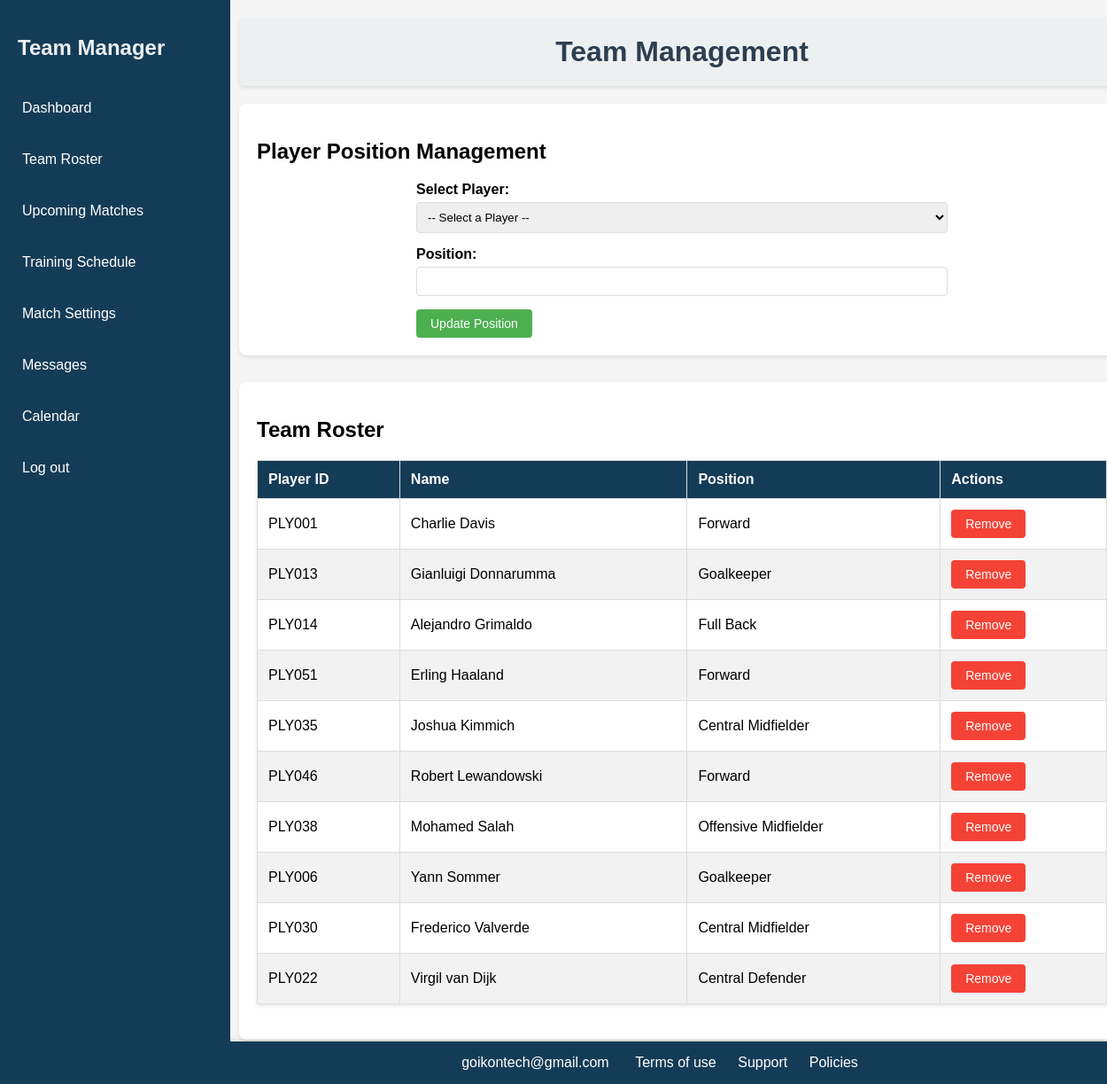
The app's page /TeamManager/TeamRoster.php (signed in) with its own data.
### tables this page shows
CREATE TABLE Player (
    Player_ID TEXT PRIMARY KEY, 
    Team_ID INT NOT NULL,
    Position TEXT NOT NULL,
    Rating DOUBLE NOT NULL,
    FOREIGN KEY (Player_ID) REFERENCES Users(User_ID),
    FOREIGN KEY (Team_ID) REFERENCES Team(Team_ID)
);

CREATE TABLE "Users" (
	"User_ID"	TEXT,
	"First_name"	TEXT NOT NULL,
	"Last_name"	TEXT NOT NULL,
	"Dob"	DATE NOT NULL,
	"Email_Address"	TEXT NOT NULL UNIQUE,
	"TelNo"	TEXT NOT NULL,
	"Role"	TEXT NOT NULL,
	"Gender"	TEXT NOT NULL,
	"Password"	TEXT NOT NULL,
	PRIMARY KEY("User_ID")
);

### TeamManager/TeamRoster.php (the view, shortened to what this page needs)
<?php
$manager_id = $_SESSION['user_id'] ?? '';
$database = new SQLite3('../fb_managment_system.db');
$team_id = $database->querySingle("SELECT Team_ID FROM Team WHERE Manager_ID = '".SQLite3::escapeString($manager_id)."'");
$players = [];
if ($team_id) {
    $query = $database->prepare("
        SELECT p.Player_ID, u.First_name, u.Last_name, p.Position
        FROM Player p
        JOIN Users u ON p.Player_ID = u.User_ID
        WHERE p.Team_ID = :team_id
        ORDER BY u.Last_name, u.First_name
    ");
    $query->bindValue(':team_id', $team_id, SQLITE3_TEXT);
    $result = $query->execute();
    while ($row = $result->fetchArray(SQLITE3_ASSOC)) {
        $players[] = $row;
    }
}
$currentPosition = '';
?>
<!DOCTYPE html>
<html lang="en">
<head>
    <link rel="stylesheet" href="../styles/style.css">
</head>
<body>
    <?php include 'sidebar.php'; ?>
    <div class="content">
        <header>
            <h1>Team Management</h1>
        </header>
        <main>
            <div class="management-section">
                <h2>Player Position Management</h2>
                <div class="form-container">
                    <form method="POST" action="">
                        <div class="form-group">
                            <label for="player">Select Player:</label>
                            <select name="playerID" id="player" required>
                                <option value="">-- Select a Player --</option>
                            </select>
                        </div>
                        <div class="form-group">
                            <label for="position">Position:</label>
                            <input type="text" name="position" id="position"
                                   value="<?= htmlspecialchars($currentPosition) ?>"
                                   required>
                        </div>
                        <button type="submit" name="update" class="update-btn">Update Position</button>
                    </form>
                </div>
            </div>
            <div class="management-section">
                <h2>Team Roster</h2>
                <?php if (empty($players)): ?>
                    <div class="no-players">
                        <p>No players currently on your team roster.</p>
                    </div>
                <?php else: ?>
                    <table class="roster-table">
                        <thead>
                            <tr>
                                <th>Player ID</th>
                                <th>Name</th>
                                <th>Position</th>
                                <th>Actions</th>
                            </tr>
                        </thead>
                        <tbody>
                            <?php foreach ($players as $player): ?>
                            <tr>
                                <td><?= htmlspecialchars($player['Player_ID']) ?></td>
                                <td><?= htmlspecialchars($player['First_name'].' '.$player['Last_name']) ?></td>
                                <td><?= htmlspecialchars($player['Position']) ?></td>
                                <td>
                                    <form method="post" style="display:inline;">
                                        <button type="submit" name="remove_player" class="remove-btn"
                                            onclick="return confirm('Are you sure you want to remove this player from the team?')">
                                            Remove
                                        </button>
                                    </form>
                                </td>
                            </tr>
                            <?php endforeach; ?>
                        </tbody>
                    </table>
                <?php endif; ?>
            </div>
        </main>
    </div>
    <footer>
        <p>goikontech@gmail.com</p>
        <a href="#">Terms of use</a>
        <a href="#">Support</a>
        <a href="#">Policies</a>
    </footer>
</body>
</html>

### styles/style.css (style rules this page uses)
body { font-family: Arial, sans-serif; margin: 0; padding: 0; display: flex; min-height: 100vh; flex-direction: column; background-color: #f5f5f5; }
.content { margin-left: 250px; padding: 20px; width: calc(100% - 250px); flex: 1; padding-bottom: 60px; }
.content header { background-color: #ecf0f1; padding: 20px; text-align: center; margin-bottom: 20px; border-radius: 5px; box-shadow: 0 2px 4px rgba(0,0,0,0.1); }
.content header h1 { margin: 0; color: #2c3e50; }
table { width: 100%; border-collapse: collapse; margin-bottom: 20px; background-color: white; box-shadow: 0 2px 4px rgba(0,0,0,0.1); }
table th { background-color: #153C57; color: white; padding: 12px; text-align: left; }
table td { padding: 12px; border-bottom: 1px solid #ddd; }
.content header h1 { margin: 0; }
a { color: white; text-decoration: none; }
footer { position: fixed; left: 250px; bottom: 0; width: calc(100% - 250px); background-color: #153C57; color: white; text-align: center; padding: 15px 0; z-index: 99; box-shadow: 0 -2px 5px rgba(0,0,0,0.1); }
footer p { margin: 0; display: inline-block; margin-right: 15px; }
footer a { color: white; text-decoration: none; margin: 0 10px; transition: color 0.3s; }

### TeamManager/TeamRoster.php (style rules this page uses)
.content { padding: 20px; }
.management-section { margin-bottom: 30px; background: white; padding: 20px; border-radius: 8px; box-shadow: 0 2px 4px rgba(0,0,0,0.1); }
.form-container { max-width: 600px; margin: 0 auto; }
.form-group { margin-bottom: 15px; }
label { display: block; margin-bottom: 5px; font-weight: bold; }
select, input[type="text"] { width: 100%; padding: 8px; border: 1px solid #ddd; border-radius: 4px; box-sizing: border-box; }
button { padding: 8px 16px; border: none; border-radius: 4px; cursor: pointer; font-size: 14px; }
.update-btn { background: #4CAF50; color: white; }
.remove-btn { background: #f44336; color: white; }
.roster-table { width: 100%; border-collapse: collapse; margin-top: 20px; }
.roster-table th, .roster-table td { border: 1px solid #ddd; padding: 12px; text-align: left; }
.roster-table th { background-color: #153C57; color: white; }
.roster-table tr:nth-child(even) { background-color: #f2f2f2; }

### records on screen
player: Player_ID "PLY001", Player_ID.Last_name "Charlie Davis", Position "Forward"
player: Player_ID "PLY013", Player_ID.Last_name "Gianluigi Donnarumma", Position "Goalkeeper"
player: Player_ID "PLY014", Player_ID.Last_name "Alejandro Grimaldo", Position "Full Back"
player: Player_ID "PLY051", Player_ID.Last_name "Erling Haaland", Position "Forward"
player: Player_ID "PLY035", Player_ID.Last_name "Joshua Kimmich", Position "Central Midfielder"
player: Player_ID "PLY046", Player_ID.Last_name "Robert Lewandowski", Position "Forward"
player: Player_ID "PLY038", Player_ID.Last_name "Mohamed Salah", Position "Offensive Midfielder"
player: Player_ID "PLY006", Player_ID.Last_name "Yann Sommer", Position "Goalkeeper"
player: Player_ID "PLY030", Player_ID.Last_name "Frederico Valverde", Position "Central Midfielder"
player: Player_ID "PLY022", Player_ID.Last_name "Virgil van Dijk", Position "Central Defender"
